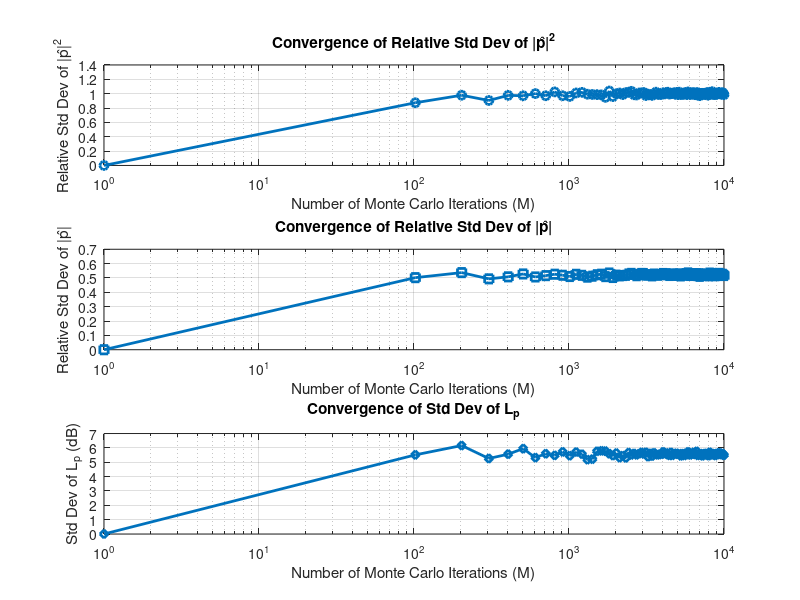

This chart was generated by the following MATLAB code:
N = 10000;        % Number of plane waves
M = 10000;       % Number of Monte Carlo iterations

p_hat_sq = zeros(M,1);  % Mean square pressure
p_hat = zeros(M,1);     % Sound pressure amplitude
Lp = zeros(M,1);        % Sound pressure level in dB

for m = 1:M
    phi = 2 * pi * rand(N,1);% phases (uniform in [0, 2*pi])
    p_hat_m = (1/sqrt(2*N)) * sum(exp(1j * phi)); % Compute pressure sum and normalize
    p_hat_sq(m) = abs(p_hat_m)^2; % Compute mean square pressure, amplitude, and SPL
    p_hat(m) = abs(p_hat_m);
    Lp(m) = 10 * log10(p_hat_sq(m));  % SPL in dB
end


mean_p_hat_sq = mean(p_hat_sq);
std_p_hat_sq = std(p_hat_sq);
rel_std_p_hat_sq = std_p_hat_sq / mean_p_hat_sq;  % Should be 1

mean_p_hat = mean(p_hat);
std_p_hat = std(p_hat);
rel_std_p_hat = std_p_hat / mean_p_hat;  % Should be 0.52

std_Lp = std(Lp);  % Should be 5.6 dB

% Display results
fprintf('Mean of |p̂|^2: %.3f\n', mean_p_hat_sq);
fprintf('Relative Std Dev of |p̂|^2: %.3f (Expected: 1)\n', rel_std_p_hat_sq);
fprintf('Relative Std Dev of |p̂|: %.3f (Expected: 0.52)\n', rel_std_p_hat);
fprintf('Std Dev of Lp: %.3f dB (Expected: 5.6 dB)\n', std_Lp);

%%
N = 1000;  % Number of plane waves
M_values = round(linspace(1,10e3,100)); % Different Monte Carlo iterations

rel_std_p_hat_sq = zeros(length(M_values),1);
rel_std_p_hat = zeros(length(M_values),1);
std_Lp = zeros(length(M_values),1);


for idx = 1:length(M_values)
    M = M_values(idx);
   
    p_hat_sq = zeros(M,1);
    p_hat = zeros(M,1);
    Lp = zeros(M,1);
    
    for m = 1:M
        phi = 2 * pi * rand(N,1); % phases (uniform in [0, 2*pi])
        
        p_hat_m = (1/sqrt(2*N)) * sum(exp(1j * phi)); % Compute pressure sum and normalize
       
        % Compute mean square pressure, amplitude, and SPL
        p_hat_sq(m) = abs(p_hat_m)^2;
        p_hat(m) = abs(p_hat_m);
        Lp(m) = 10 * log10(p_hat_sq(m));  % SPL in dB
    end
    
    rel_std_p_hat_sq(idx) = std(p_hat_sq) / mean(p_hat_sq);
    rel_std_p_hat(idx) = std(p_hat) / mean(p_hat);
    std_Lp(idx) = std(Lp);
end


figure;
subplot(3,1,1);
semilogx(M_values, rel_std_p_hat_sq, 'o-', 'LineWidth', 2);
xlabel('Number of Monte Carlo Iterations (M)');
ylabel('Relative Std Dev of |p̂|^2');
title('Convergence of Relative Std Dev of |p̂|^2');
grid on;

subplot(3,1,2);
semilogx(M_values, rel_std_p_hat, 's-', 'LineWidth', 2);
xlabel('Number of Monte Carlo Iterations (M)');
ylabel('Relative Std Dev of |p̂|');
title('Convergence of Relative Std Dev of |p̂|');
grid on;

subplot(3,1,3);
semilogx(M_values, std_Lp, 'd-', 'LineWidth', 2);
xlabel('Number of Monte Carlo Iterations (M)');
ylabel('Std Dev of L_p (dB)');
title('Convergence of Std Dev of L_p');
grid on;

